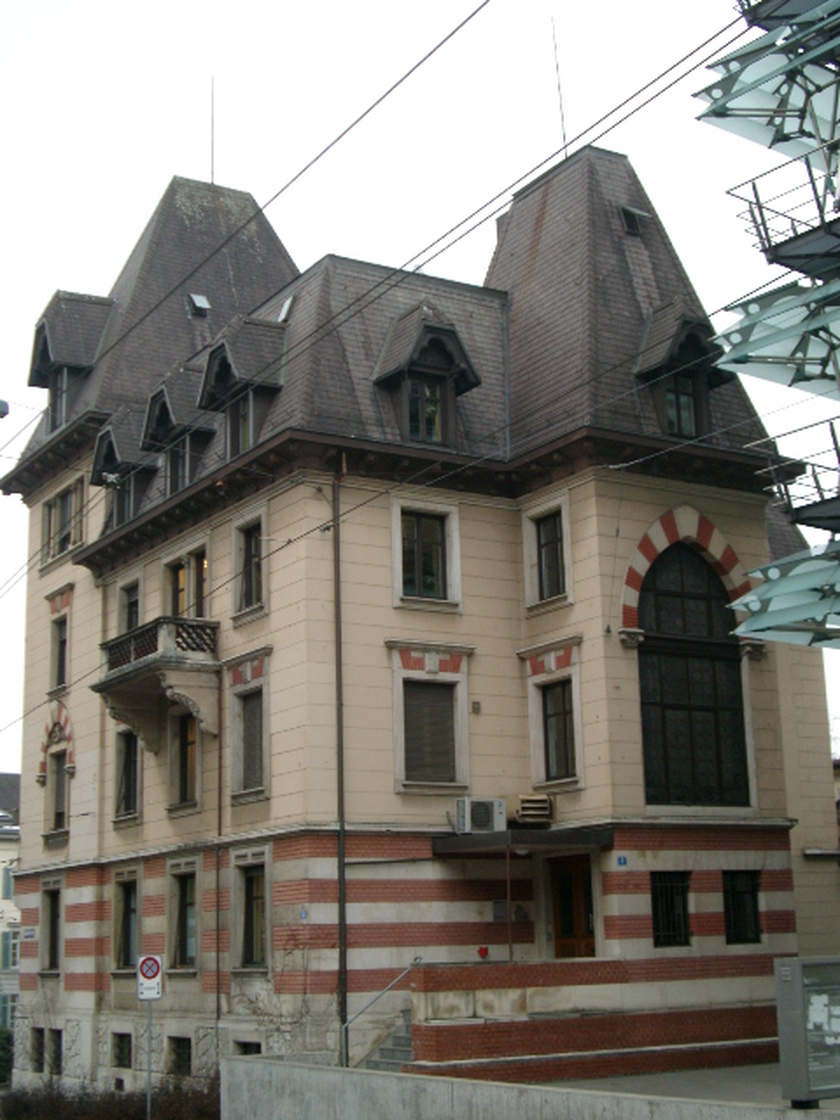
#> input picture Part1/images/building/object0005.view02.png, 840 x 1120 px
$ python -i getElpsParam.py   (imports and definitions only)   (older library calls are emulated)
#> lines starting #> are read from the running program, lines starting #| are printed output that depends on the picture
#> further down, picture is the input picture: shape (1120, 840, 3); mean B, G, R 121.4, 127.9, 130.8
import numpy as np
import math
import cv2
from matplotlib import pyplot as plt
import matplotlib.cm as cm
import tools
import os
import sys


# [41 lines left out: function get_ellipse_param, not called in this run]


def getElpsParameters(input_arr):

    output_arr = np.array(input_arr)
    array = output_arr.astype(np.uint8)
    array = array*255
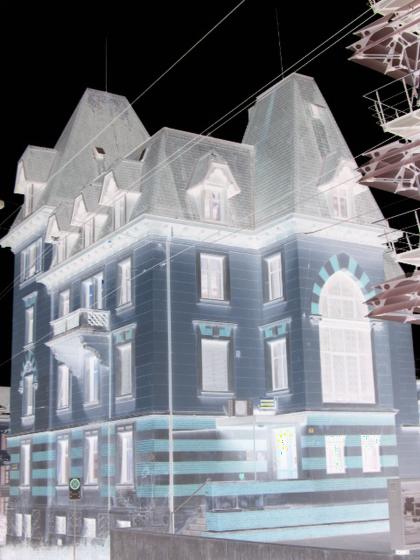
#> array: shape (1120, 840, 3) (shown at 1/2 size); mean B, G, R 134.6, 128.1, 125.1

    ## Get ellipse parameters + draw
    connectivity = 4
    ret,thresh1 = cv2.threshold(array,100,255,cv2.THRESH_BINARY)
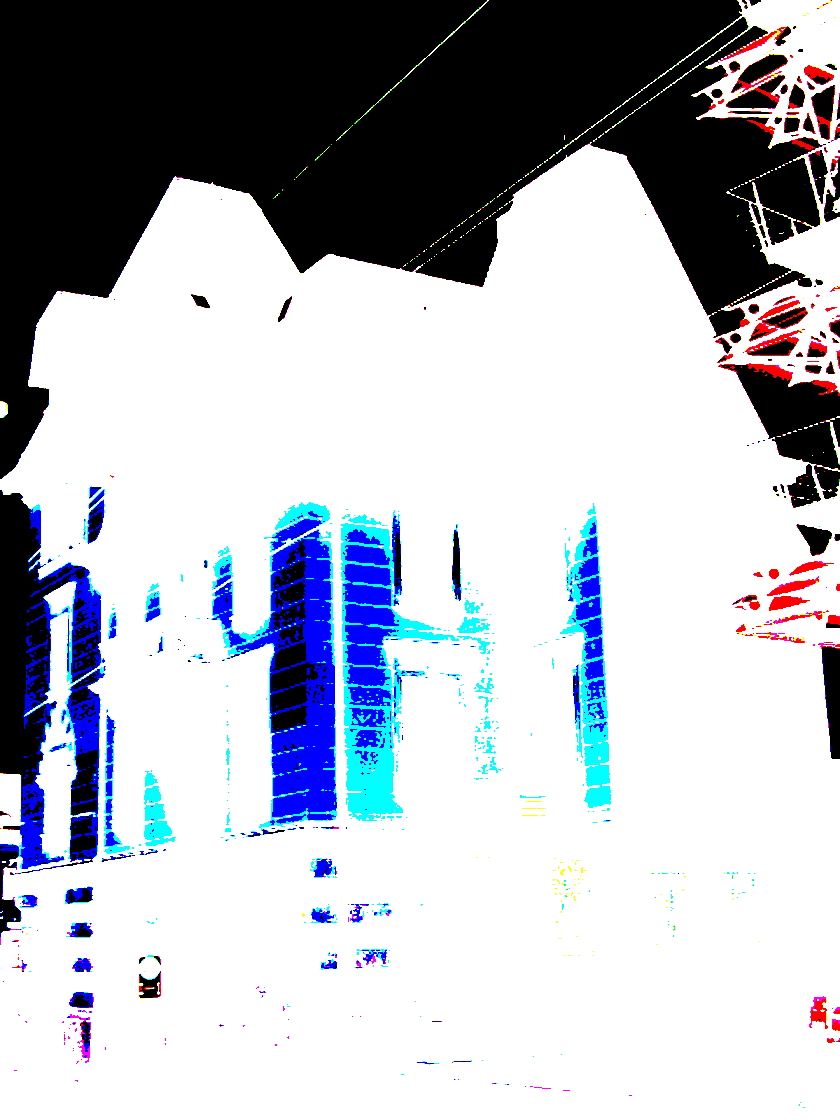
#> thresh1: shape (1120, 840, 3); mean B, G, R 190.8, 181.3, 177.4
#> (the run stopped early here; a loop or call above may not have finished)

$ run again, on Part1/images/building/object0039.view04.png
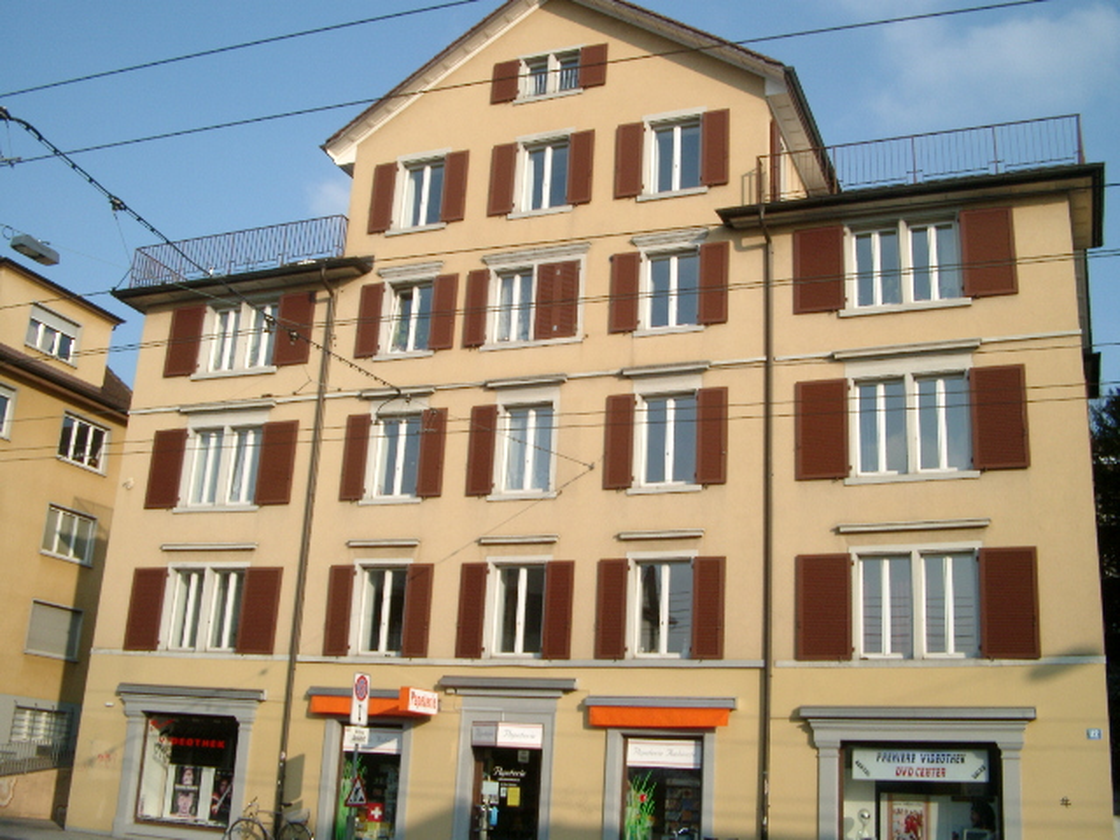
#> input picture Part1/images/building/object0039.view04.png, 1120 x 840 px
#> picture is the input picture: shape (840, 1120, 3); mean B, G, R 125.5, 142, 151.9
#> in getElpsParameters, `array = array*255`:
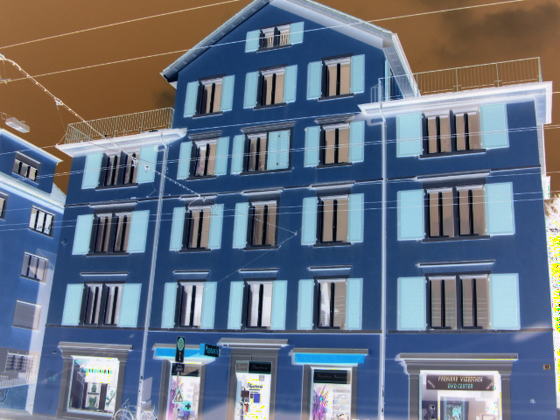
#> array: shape (840, 1120, 3) (shown at 1/2 size); mean B, G, R 129.8, 114, 104.1
#> in getElpsParameters, `ret,thresh1 = cv2.threshold(array,100,255,cv2.THRESH_BINARY)`:
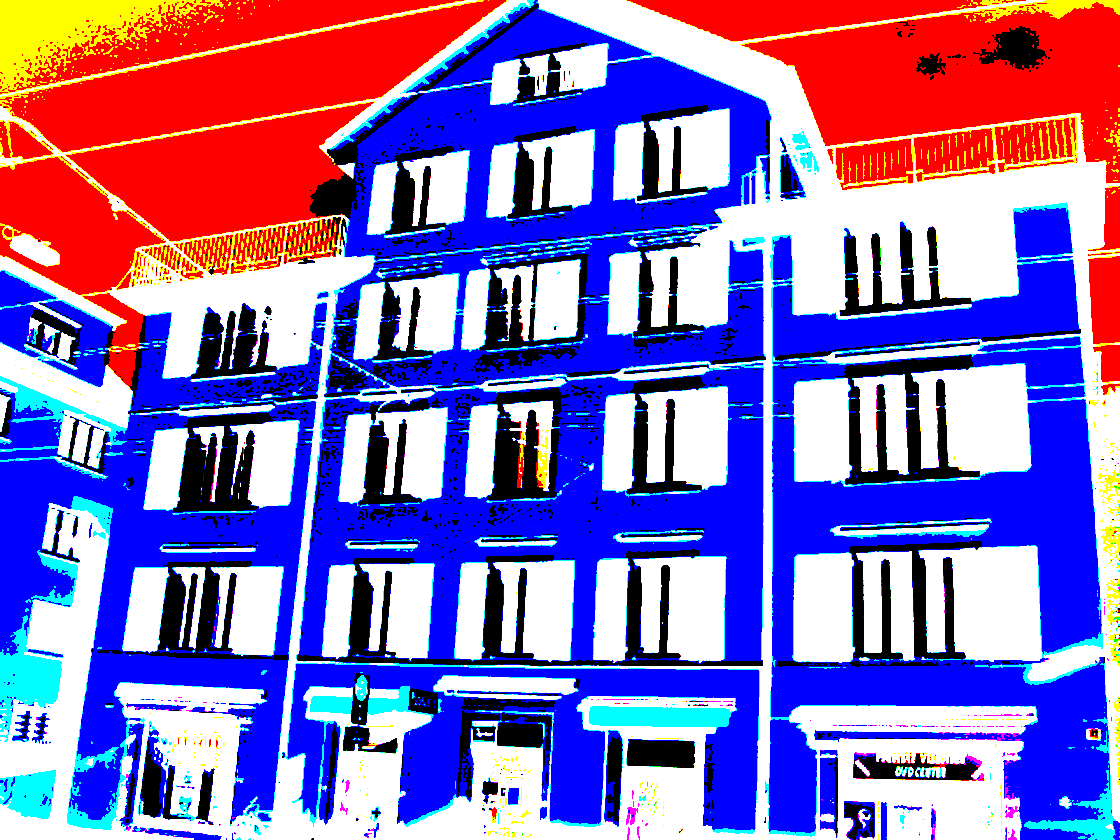
#> thresh1: shape (840, 1120, 3); mean B, G, R 182.9, 108.8, 136
